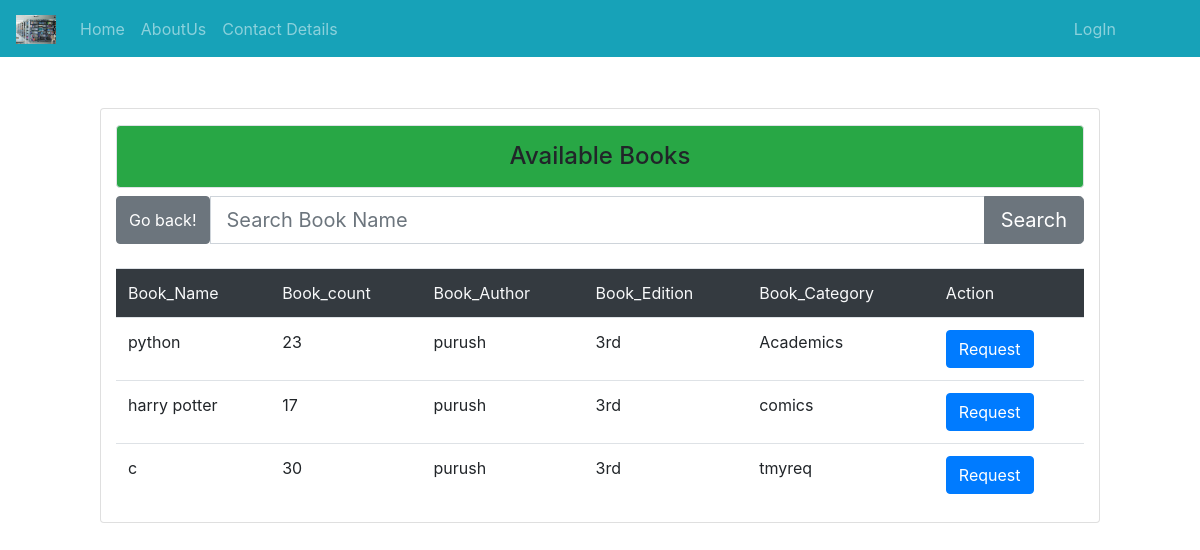
Screenshot of /bas/ with the database file from the repository.
### Library_App/models.py (models this page shows, shortened)
class Books_Avail(models.Model):
	Book_name=models.CharField(max_length=120, unique=True)
	class Meta:
		db_table ="Library_App_books_avail"
	Book_author=models.CharField(max_length=120,default="")
	Book_Edition=models.CharField(max_length=120,default="")
	Book_Category=models.CharField(max_length=120,default="")
	Book_count=models.IntegerField(default=0)
	Book_Updatedcount=models.IntegerField(default=0)
	Book_Rem=models.IntegerField(default=0)
	Book_Enterdate=models.DateField(blank=True,null=True)
	Time=models.CharField(max_length=120,default="")

### Library_App/views.py (the view)
# urls.py: path('bas/',views.studentbooks_avail,name='studentbooks_avail'),
def studentbooks_avail(rq):
	if 'q' in rq.GET:
		q=rq.GET['q']
		e2=Books_Avail.objects.filter(Book_name=q)
	else:
		e2=Books_Avail.objects.all()
	return render(rq,'html/studentbook_avail.html',{'t':e2})

### Library_App/templates/html/studentbook_avail.html (shortened to what this page needs)
{% extends 'html/base.html' %}
{% block content %}
<div class=" mx-auto card col-md-10 container-fluid" style="margin-top:60px">
	<h4 class="p-3 bg-success text-center mt-3 border rounded ">Available Books</h4>
	<form >
				<div class="input-group">
					<input type="button" value="Go back!" onclick="history.back()" class="btn btn-secondary">
					<input type="text" class="form-control form-control-lg" placeholder="Search Book Name" name="q">
					<div class="input-group-append">
						<button class="btn btn-secondary btn-lg" type="submit" id="button-addon2">Search</button>
					</div>
				</div>
			</form>
			<br>
			<table class="table">
				<tr class="bg-dark text-light">
					<td>Book_Name</td>
					<td>Book_count</td>
					<td>Book_Author</td>
					<td>Book_Edition</td>
					<td>Book_Category</td>
					<td>Action</td>
				</tr>
					{% for i in t %}
				<tr>
				<td>{{i.Book_name}}</td>
				<td>{{i.Book_count}}</td>
				<td>{{i.Book_author}}</td>
				<td>{{i.Book_Edition}}</td>
				<td>{{i.Book_Category}}</td>
				<td><a href="{% url 'send_request' i.id %}" class="btn btn-primary ">Request</a>
                    </td>
				</tr>
				{% endfor %}
			</table>
		</div>		<br><br><br><br><br>
{% endblock %}

### rows the page displays
Books_Avail: Book_name "python", Book_count "23", Book_author "purush", Book_Edition "3rd", Book_Category "Academics"
Books_Avail: Book_name "harry potter", Book_count "17", Book_author "purush", Book_Edition "3rd", Book_Category "comics"
Books_Avail: Book_name "c", Book_count "30", Book_author "purush", Book_Edition "3rd", Book_Category "tmyreq"
